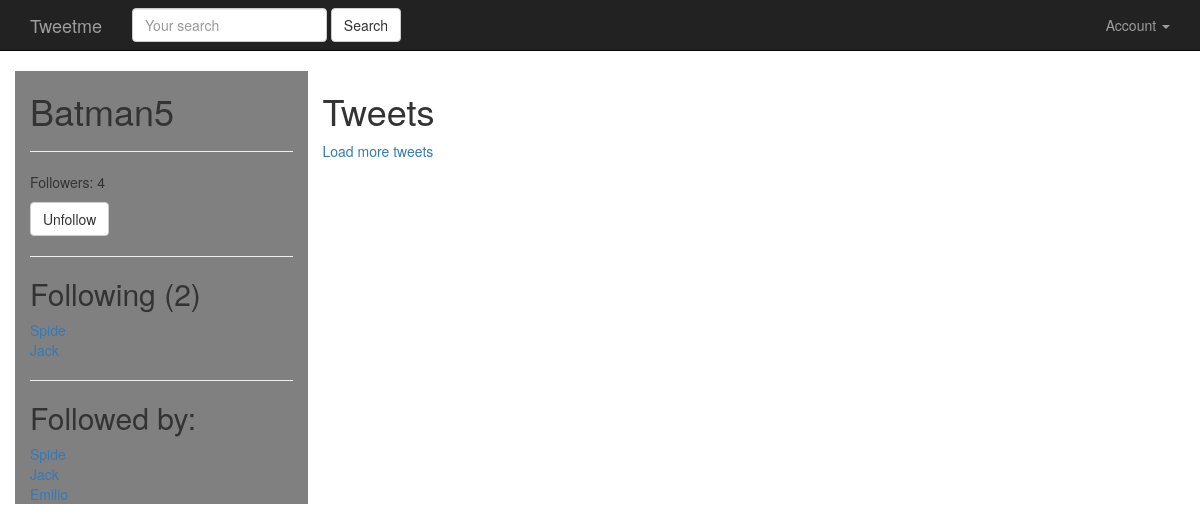
Page /Batman5/ (signed in) on the committed database.
### accounts/models.py (models this page shows, shortened)
class UserProfile(models.Model):
    user        = models.OneToOneField(settings.AUTH_USER_MODEL,
                                        related_name='profile')
    following   = models.ManyToManyField(settings.AUTH_USER_MODEL,
                                        blank=True,
                                        related_name='followed_by')
    objects = UserProfileManager()  # UserProfile.objects.all()
    def get_following(self):
        users = self.following.all()
        return users.exclude(username=self.user.username)
    def get_follow_url(self):
        return reverse_lazy('profiles:follow', kwargs={'username':self.user.username})
    def get_absolute_url(self):
        return reverse_lazy('profiles:detail', kwargs={'username':self.user.username})

### accounts/views.py (the view)
# urls.py: url(r'^(?P<username>[\w.@+-]+)/$', UserDetailView.as_view(), name='detail'),
class UserDetailView(DetailView):
    template_name = 'accounts/user_detail.html'
    queryset = User.objects.all()
    def get_object(self):
        return get_object_or_404(
                                User,
                                username__iexact=self.kwargs.get('username')
                                )
    def get_context_data(self, *args, **kwargs):
        context = super(UserDetailView, self).get_context_data(*args, **kwargs)
        following = UserProfile.objects.is_following(self.request.user, self.get_object())
        context['following'] = following
        context['recommended'] = UserProfile.objects.recommended(self.request.user)
        return context

### accounts/models.py (called while the page is built)
    def all(self):
        qs = self.get_queryset().all()
        try:
            if self.instance:
                qs = qs.exclude(user=self.instance)
        except:
            pass
        return qs

    def is_following(self, user, followed_by_user):
        user_profile, created = UserProfile.objects.get_or_create(user=user)
        if created:
            return False
        if followed_by_user in user_profile.following.all():
            return True
        return False

    def recommended(self, user, limit_to=10):
        profile = user.profile
        following = profile.get_following()
        qs = self.get_queryset().exclude(user__in=following).exclude(id=profile.id).order_by('?')[:limit_to]
        return qs

### accounts/templates/accounts/user_detail.html (shortened to what this page needs)
{% extends "base.html" %}
{% block content %}
<div class='row'>
    <div class='col-sm-3 col-xs-12' style='background-color:grey;'>
        <h1>{{ object.username }} </h1>
        <hr>
        <p>Followers: {{ object.followed_by.count }}</p>
        <p>
          <a class="btn btn-default" href="{{ object.profile.get_follow_url }}">
            {% if following %}Unfollow{% else %}Follow{% endif %}
          </a>
        </p>
        <hr>
        <h2>Following ({{ object.profile.get_following.count }})</h2>
        {% for user in object.profile.get_following %}
          <a href="/{{ user.username }}">{{ user.username }}</a><br/>
          {% empty %}
          <h4>Not following any users</h4>
        {% endfor %}
        <hr>
        <h2>Followed by:</h2>
        {% for profile in object.followed_by.all %}
          <a href="/{{ profile.user.username }}">{{ profile.user.username }}</a><br/>
          {% empty %}
          <h4>Not followed by any users</h4>
        {% endfor %}
    </div>
    <div class='col-sm-9 col-xs-12'>
         <h1>Tweets</h1>
         <a href="" id='load-more'>
           Load more tweets
         </a>
    </div>
</div>
{% endblock content %}

### rows in the picture
UserProfile: user.username "Spide"
UserProfile: user.username "Jack"
UserProfile: user.username "Emilio"

### other values in the picture
{{ object.username }} "Batman5"
{{ object.followed_by.count }} "4"
{{ object.profile.get_following.count }} "2"
{{ user.username }} "Spide"
{{ user.username }} "Jack"
